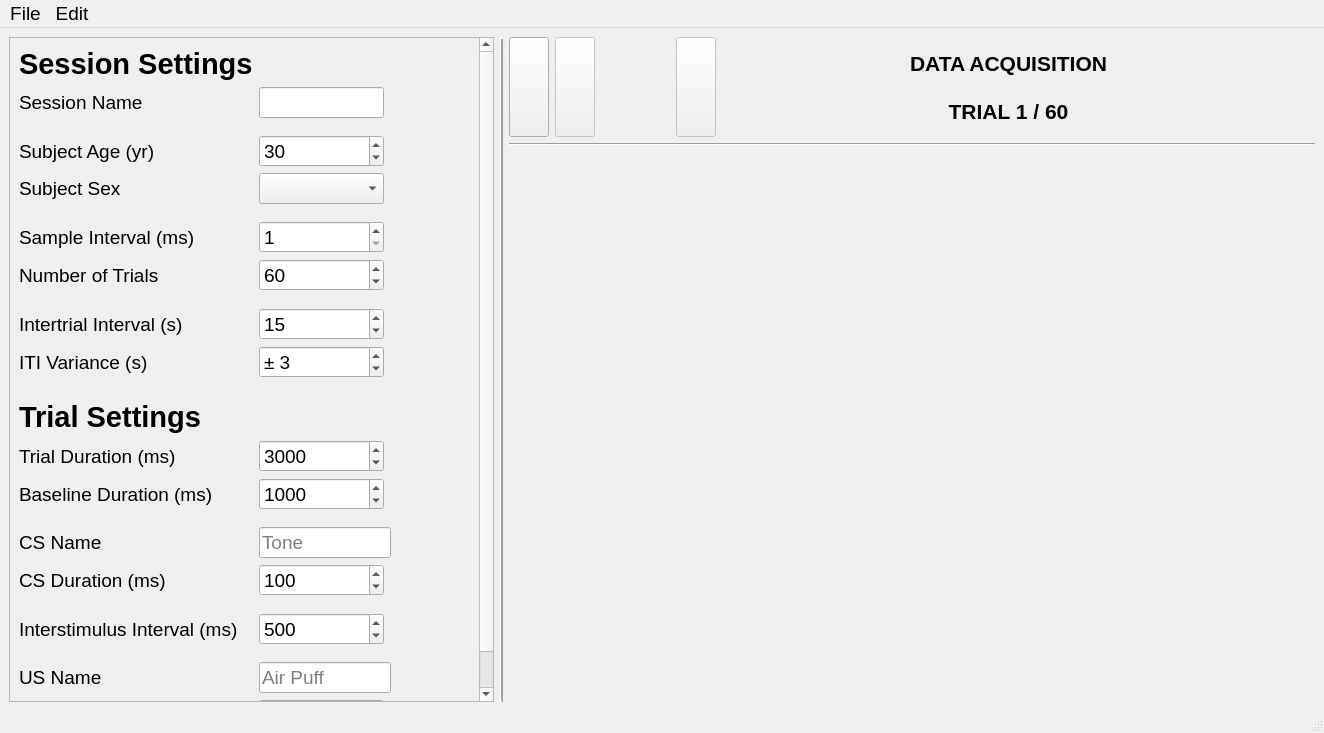
<?xml version="1.0" encoding="UTF-8"?>
<ui version="4.0">
 <class>MainWindow</class>
 <widget class="QMainWindow" name="MainWindow">
  <property name="geometry">
   <rect>
    <x>0</x>
    <y>0</y>
    <width>1324</width>
    <height>733</height>
   </rect>
  </property>
  <property name="font">
   <font>
    <family>MS Sans Serif</family>
   </font>
  </property>
  <property name="windowTitle">
   <string>Phoenix Conditioning Stimuli Device</string>
  </property>
  <widget class="QWidget" name="centralwidget">
   <layout class="QHBoxLayout" name="rootHorizontalLayout">
    <item>
     <widget class="QScrollArea" name="scrollArea">
      <property name="sizePolicy">
       <sizepolicy hsizetype="Fixed" vsizetype="Preferred">
        <horstretch>0</horstretch>
        <verstretch>0</verstretch>
       </sizepolicy>
      </property>
      <property name="minimumSize">
       <size>
        <width>485</width>
        <height>0</height>
       </size>
      </property>
      <property name="maximumSize">
       <size>
        <width>500</width>
        <height>16777215</height>
       </size>
      </property>
      <property name="focusPolicy">
       <enum>Qt::NoFocus</enum>
      </property>
      <property name="verticalScrollBarPolicy">
       <enum>Qt::ScrollBarAlwaysOn</enum>
      </property>
      <property name="horizontalScrollBarPolicy">
       <enum>Qt::ScrollBarAlwaysOff</enum>
      </property>
      <property name="widgetResizable">
       <bool>true</bool>
      </property>
      <widget class="QWidget" name="scrollAreaWidgetContents">
       <property name="geometry">
        <rect>
         <x>0</x>
         <y>0</y>
         <width>462</width>
         <height>801</height>
        </rect>
       </property>
       <layout class="QFormLayout" name="formLayout_2">
        <item row="0" column="0">
         <widget class="QLabel" name="sessionSettings">
          <property name="font">
           <font>
            <pointsize>22</pointsize>
            <weight>75</weight>
            <bold>true</bold>
           </font>
          </property>
          <property name="text">
           <string>Session Settings</string>
          </property>
         </widget>
        </item>
        <item row="2" column="0">
         <widget class="QLabel" name="sessionName">
          <property name="font">
           <font>
            <pointsize>14</pointsize>
           </font>
          </property>
          <property name="text">
           <string>Session Name</string>
          </property>
         </widget>
        </item>
        <item row="7" column="0">
         <widget class="QLabel" name="sampleIntervalLabel">
          <property name="font">
           <font>
            <pointsize>14</pointsize>
           </font>
          </property>
          <property name="text">
           <string>Sample Interval (ms)</string>
          </property>
         </widget>
        </item>
        <item row="7" column="1">
         <widget class="QSpinBox" name="sampleIntervalSpinBox">
          <property name="enabled">
           <bool>true</bool>
          </property>
          <property name="sizePolicy">
           <sizepolicy hsizetype="Maximum" vsizetype="Fixed">
            <horstretch>0</horstretch>
            <verstretch>0</verstretch>
           </sizepolicy>
          </property>
          <property name="minimumSize">
           <size>
            <width>125</width>
            <height>0</height>
           </size>
          </property>
          <property name="font">
           <font>
            <pointsize>14</pointsize>
           </font>
          </property>
          <property name="focusPolicy">
           <enum>Qt::StrongFocus</enum>
          </property>
          <property name="suffix">
           <string/>
          </property>
          <property name="minimum">
           <number>1</number>
          </property>
          <property name="maximum">
           <number>1000</number>
          </property>
          <property name="value">
           <number>1</number>
          </property>
         </widget>
        </item>
        <item row="8" column="0">
         <widget class="QLabel" name="trialCountLabel">
          <property name="font">
           <font>
            <pointsize>14</pointsize>
           </font>
          </property>
          <property name="text">
           <string>Number of Trials</string>
          </property>
         </widget>
        </item>
        <item row="8" column="1">
         <widget class="QSpinBox" name="trialCountSpinBox">
          <property name="sizePolicy">
           <sizepolicy hsizetype="Maximum" vsizetype="Fixed">
            <horstretch>0</horstretch>
            <verstretch>0</verstretch>
           </sizepolicy>
          </property>
          <property name="minimumSize">
           <size>
            <width>125</width>
            <height>0</height>
           </size>
          </property>
          <property name="maximumSize">
           <size>
            <width>125</width>
            <height>16777215</height>
           </size>
          </property>
          <property name="font">
           <font>
            <pointsize>14</pointsize>
           </font>
          </property>
          <property name="focusPolicy">
           <enum>Qt::StrongFocus</enum>
          </property>
          <property name="suffix">
           <string/>
          </property>
          <property name="minimum">
           <number>1</number>
          </property>
          <property name="maximum">
           <number>10000000</number>
          </property>
          <property name="singleStep">
           <number>5</number>
          </property>
          <property name="value">
           <number>60</number>
          </property>
         </widget>
        </item>
        <item row="9" column="0">
         <spacer name="itiSpacer">
          <property name="orientation">
           <enum>Qt::Vertical</enum>
          </property>
          <property name="sizeType">
           <enum>QSizePolicy::Fixed</enum>
          </property>
          <property name="sizeHint" stdset="0">
           <size>
            <width>20</width>
            <height>5</height>
           </size>
          </property>
         </spacer>
        </item>
        <item row="10" column="0">
         <widget class="QLabel" name="itiLabel">
          <property name="font">
           <font>
            <pointsize>14</pointsize>
           </font>
          </property>
          <property name="text">
           <string>Intertrial Interval (s)</string>
          </property>
         </widget>
        </item>
        <item row="10" column="1">
         <widget class="QSpinBox" name="itiSpinBox">
          <property name="sizePolicy">
           <sizepolicy hsizetype="Maximum" vsizetype="Fixed">
            <horstretch>0</horstretch>
            <verstretch>0</verstretch>
           </sizepolicy>
          </property>
          <property name="minimumSize">
           <size>
            <width>125</width>
            <height>0</height>
           </size>
          </property>
          <property name="font">
           <font>
            <pointsize>14</pointsize>
           </font>
          </property>
          <property name="focusPolicy">
           <enum>Qt::StrongFocus</enum>
          </property>
          <property name="suffix">
           <string/>
          </property>
          <property name="maximum">
           <number>9999</number>
          </property>
          <property name="value">
           <number>15</number>
          </property>
         </widget>
        </item>
        <item row="11" column="0">
         <widget class="QLabel" name="itiVarianceLabel">
          <property name="font">
           <font>
            <pointsize>14</pointsize>
           </font>
          </property>
          <property name="text">
           <string>ITI Variance (s)</string>
          </property>
         </widget>
        </item>
        <item row="11" column="1">
         <widget class="QSpinBox" name="itiVarianceSpinBox">
          <property name="sizePolicy">
           <sizepolicy hsizetype="Maximum" vsizetype="Fixed">
            <horstretch>0</horstretch>
            <verstretch>0</verstretch>
           </sizepolicy>
          </property>
          <property name="minimumSize">
           <size>
            <width>125</width>
            <height>0</height>
           </size>
          </property>
          <property name="font">
           <font>
            <pointsize>14</pointsize>
           </font>
          </property>
          <property name="focusPolicy">
           <enum>Qt::StrongFocus</enum>
          </property>
          <property name="suffix">
           <string/>
          </property>
          <property name="prefix">
           <string>± </string>
          </property>
          <property name="maximum">
           <number>9999</number>
          </property>
          <property name="value">
           <number>3</number>
          </property>
         </widget>
        </item>
        <item row="12" column="0">
         <spacer name="systemSettingsSpacer">
          <property name="orientation">
           <enum>Qt::Vertical</enum>
          </property>
          <property name="sizeType">
           <enum>QSizePolicy::Fixed</enum>
          </property>
          <property name="sizeHint" stdset="0">
           <size>
            <width>20</width>
            <height>10</height>
           </size>
          </property>
         </spacer>
        </item>
        <item row="13" column="0">
         <widget class="QLabel" name="trialSettings">
          <property name="font">
           <font>
            <pointsize>22</pointsize>
            <weight>75</weight>
            <bold>true</bold>
           </font>
          </property>
          <property name="text">
           <string>Trial Settings</string>
          </property>
         </widget>
        </item>
        <item row="14" column="0">
         <widget class="QLabel" name="trialDurationLabel">
          <property name="font">
           <font>
            <pointsize>14</pointsize>
           </font>
          </property>
          <property name="text">
           <string>Trial Duration (ms)</string>
          </property>
         </widget>
        </item>
        <item row="14" column="1">
         <widget class="QSpinBox" name="trialDurationSpinBox">
          <property name="sizePolicy">
           <sizepolicy hsizetype="Maximum" vsizetype="Fixed">
            <horstretch>0</horstretch>
            <verstretch>0</verstretch>
           </sizepolicy>
          </property>
          <property name="minimumSize">
           <size>
            <width>125</width>
            <height>0</height>
           </size>
          </property>
          <property name="font">
           <font>
            <pointsize>14</pointsize>
           </font>
          </property>
          <property name="focusPolicy">
           <enum>Qt::StrongFocus</enum>
          </property>
          <property name="suffix">
           <string/>
          </property>
          <property name="minimum">
           <number>0</number>
          </property>
          <property name="maximum">
           <number>10000000</number>
          </property>
          <property name="singleStep">
           <number>1000</number>
          </property>
          <property name="value">
           <number>3000</number>
          </property>
         </widget>
        </item>
        <item row="15" column="0">
         <widget class="QLabel" name="baselineDurationLabel">
          <property name="font">
           <font>
            <pointsize>14</pointsize>
           </font>
          </property>
          <property name="text">
           <string>Baseline Duration (ms)</string>
          </property>
         </widget>
        </item>
        <item row="15" column="1">
         <widget class="QSpinBox" name="baselineDurationSpinBox">
          <property name="sizePolicy">
           <sizepolicy hsizetype="Maximum" vsizetype="Fixed">
            <horstretch>0</horstretch>
            <verstretch>0</verstretch>
           </sizepolicy>
          </property>
          <property name="minimumSize">
           <size>
            <width>125</width>
            <height>0</height>
           </size>
          </property>
          <property name="font">
           <font>
            <pointsize>14</pointsize>
           </font>
          </property>
          <property name="focusPolicy">
           <enum>Qt::StrongFocus</enum>
          </property>
          <property name="suffix">
           <string/>
          </property>
          <property name="minimum">
           <number>0</number>
          </property>
          <property name="maximum">
           <number>10000000</number>
          </property>
          <property name="singleStep">
           <number>1000</number>
          </property>
          <property name="value">
           <number>1000</number>
          </property>
         </widget>
        </item>
        <item row="16" column="0">
         <spacer name="csSpacer">
          <property name="orientation">
           <enum>Qt::Vertical</enum>
          </property>
          <property name="sizeType">
           <enum>QSizePolicy::Fixed</enum>
          </property>
          <property name="sizeHint" stdset="0">
           <size>
            <width>20</width>
            <height>5</height>
           </size>
          </property>
         </spacer>
        </item>
        <item row="17" column="0">
         <widget class="QLabel" name="csNameLabel">
          <property name="font">
           <font>
            <pointsize>14</pointsize>
           </font>
          </property>
          <property name="text">
           <string>CS Name</string>
          </property>
         </widget>
        </item>
        <item row="17" column="1">
         <widget class="QLineEdit" name="csNameLineEdit">
          <property name="sizePolicy">
           <sizepolicy hsizetype="Maximum" vsizetype="Fixed">
            <horstretch>0</horstretch>
            <verstretch>0</verstretch>
           </sizepolicy>
          </property>
          <property name="minimumSize">
           <size>
            <width>1</width>
            <height>0</height>
           </size>
          </property>
          <property name="maximumSize">
           <size>
            <width>132</width>
            <height>16777215</height>
           </size>
          </property>
          <property name="font">
           <font>
            <pointsize>14</pointsize>
           </font>
          </property>
          <property name="focusPolicy">
           <enum>Qt::StrongFocus</enum>
          </property>
          <property name="text">
           <string/>
          </property>
          <property name="placeholderText">
           <string>Tone</string>
          </property>
         </widget>
        </item>
        <item row="18" column="0">
         <widget class="QLabel" name="csDurationLabel">
          <property name="font">
           <font>
            <pointsize>14</pointsize>
           </font>
          </property>
          <property name="text">
           <string>CS Duration (ms)</string>
          </property>
         </widget>
        </item>
        <item row="18" column="1">
         <widget class="QSpinBox" name="csDurationSpinBox">
          <property name="sizePolicy">
           <sizepolicy hsizetype="Maximum" vsizetype="Fixed">
            <horstretch>0</horstretch>
            <verstretch>0</verstretch>
           </sizepolicy>
          </property>
          <property name="minimumSize">
           <size>
            <width>125</width>
            <height>0</height>
           </size>
          </property>
          <property name="font">
           <font>
            <pointsize>14</pointsize>
           </font>
          </property>
          <property name="focusPolicy">
           <enum>Qt::StrongFocus</enum>
          </property>
          <property name="suffix">
           <string/>
          </property>
          <property name="minimum">
           <number>0</number>
          </property>
          <property name="maximum">
           <number>10000000</number>
          </property>
          <property name="singleStep">
           <number>100</number>
          </property>
          <property name="value">
           <number>100</number>
          </property>
         </widget>
        </item>
        <item row="19" column="0">
         <spacer name="isiSpacer">
          <property name="orientation">
           <enum>Qt::Vertical</enum>
          </property>
          <property name="sizeType">
           <enum>QSizePolicy::Fixed</enum>
          </property>
          <property name="sizeHint" stdset="0">
           <size>
            <width>20</width>
            <height>5</height>
           </size>
          </property>
         </spacer>
        </item>
        <item row="20" column="0">
         <widget class="QLabel" name="interstimulusIntervalLabel">
          <property name="font">
           <font>
            <pointsize>14</pointsize>
           </font>
          </property>
          <property name="text">
           <string>Interstimulus Interval (ms)</string>
          </property>
         </widget>
        </item>
        <item row="20" column="1">
         <widget class="QSpinBox" name="interstimulusIntervalSpinBox">
          <property name="sizePolicy">
           <sizepolicy hsizetype="Maximum" vsizetype="Fixed">
            <horstretch>0</horstretch>
            <verstretch>0</verstretch>
           </sizepolicy>
          </property>
          <property name="minimumSize">
           <size>
            <width>125</width>
            <height>0</height>
           </size>
          </property>
          <property name="font">
           <font>
            <pointsize>14</pointsize>
           </font>
          </property>
          <property name="focusPolicy">
           <enum>Qt::StrongFocus</enum>
          </property>
          <property name="suffix">
           <string/>
          </property>
          <property name="maximum">
           <number>10000000</number>
          </property>
          <property name="singleStep">
           <number>500</number>
          </property>
          <property name="value">
           <number>500</number>
          </property>
         </widget>
        </item>
        <item row="21" column="0">
         <spacer name="usSpacer">
          <property name="orientation">
           <enum>Qt::Vertical</enum>
          </property>
          <property name="sizeType">
           <enum>QSizePolicy::Fixed</enum>
          </property>
          <property name="sizeHint" stdset="0">
           <size>
            <width>20</width>
            <height>5</height>
           </size>
          </property>
         </spacer>
        </item>
        <item row="22" column="0">
         <widget class="QLabel" name="usNameLabel">
          <property name="font">
           <font>
            <family>MS Sans Serif</family>
            <pointsize>14</pointsize>
           </font>
          </property>
          <property name="text">
           <string>US Name</string>
          </property>
         </widget>
        </item>
        <item row="22" column="1">
         <widget class="QLineEdit" name="usNameLineEdit">
          <property name="sizePolicy">
           <sizepolicy hsizetype="Maximum" vsizetype="Fixed">
            <horstretch>0</horstretch>
            <verstretch>0</verstretch>
           </sizepolicy>
          </property>
          <property name="minimumSize">
           <size>
            <width>1</width>
            <height>0</height>
           </size>
          </property>
          <property name="maximumSize">
           <size>
            <width>132</width>
            <height>16777215</height>
           </size>
          </property>
          <property name="font">
           <font>
            <pointsize>14</pointsize>
           </font>
          </property>
          <property name="focusPolicy">
           <enum>Qt::StrongFocus</enum>
          </property>
          <property name="text">
           <string/>
          </property>
          <property name="placeholderText">
           <string>Air Puff</string>
          </property>
         </widget>
        </item>
        <item row="23" column="0">
         <widget class="QLabel" name="usDurationLabel">
          <property name="font">
           <font>
            <family>MS Sans Serif</family>
            <pointsize>14</pointsize>
           </font>
          </property>
          <property name="text">
           <string>US Duration (ms)</string>
          </property>
         </widget>
        </item>
        <item row="23" column="1">
         <widget class="QSpinBox" name="usDurationSpinBox">
          <property name="sizePolicy">
           <sizepolicy hsizetype="Maximum" vsizetype="Fixed">
            <horstretch>0</horstretch>
            <verstretch>0</verstretch>
           </sizepolicy>
          </property>
          <property name="minimumSize">
           <size>
            <width>125</width>
            <height>0</height>
           </size>
          </property>
          <property name="font">
           <font>
            <pointsize>14</pointsize>
           </font>
          </property>
          <property name="focusPolicy">
           <enum>Qt::StrongFocus</enum>
          </property>
          <property name="suffix">
           <string/>
          </property>
          <property name="minimum">
           <number>0</number>
          </property>
          <property name="maximum">
           <number>10000000</number>
          </property>
          <property name="singleStep">
           <number>100</number>
          </property>
          <property name="value">
           <number>100</number>
          </property>
         </widget>
        </item>
        <item row="4" column="0">
         <widget class="QLabel" name="subjectAgeLabel">
          <property name="font">
           <font>
            <pointsize>14</pointsize>
           </font>
          </property>
          <property name="text">
           <string>Subject Age (yr)</string>
          </property>
         </widget>
        </item>
        <item row="4" column="1">
         <widget class="QSpinBox" name="subjectAgeSpinBox">
          <property name="sizePolicy">
           <sizepolicy hsizetype="Maximum" vsizetype="Fixed">
            <horstretch>0</horstretch>
            <verstretch>0</verstretch>
           </sizepolicy>
          </property>
          <property name="minimumSize">
           <size>
            <width>125</width>
            <height>0</height>
           </size>
          </property>
          <property name="font">
           <font>
            <pointsize>14</pointsize>
           </font>
          </property>
          <property name="maximum">
           <number>999</number>
          </property>
          <property name="value">
           <number>30</number>
          </property>
         </widget>
        </item>
        <item row="5" column="0">
         <widget class="QLabel" name="subjectSexLabel">
          <property name="font">
           <font>
            <pointsize>14</pointsize>
           </font>
          </property>
          <property name="text">
           <string>Subject Sex</string>
          </property>
         </widget>
        </item>
        <item row="5" column="1">
         <widget class="QComboBox" name="subjectSexComboBox">
          <property name="sizePolicy">
           <sizepolicy hsizetype="Maximum" vsizetype="Fixed">
            <horstretch>0</horstretch>
            <verstretch>0</verstretch>
           </sizepolicy>
          </property>
          <property name="minimumSize">
           <size>
            <width>125</width>
            <height>0</height>
           </size>
          </property>
          <property name="font">
           <font>
            <pointsize>14</pointsize>
           </font>
          </property>
         </widget>
        </item>
        <item row="6" column="0">
         <spacer name="sampleIntervalSpacer">
          <property name="orientation">
           <enum>Qt::Vertical</enum>
          </property>
          <property name="sizeType">
           <enum>QSizePolicy::Fixed</enum>
          </property>
          <property name="sizeHint" stdset="0">
           <size>
            <width>20</width>
            <height>5</height>
           </size>
          </property>
         </spacer>
        </item>
        <item row="3" column="0">
         <spacer name="subjectAgeSpacer">
          <property name="orientation">
           <enum>Qt::Vertical</enum>
          </property>
          <property name="sizeType">
           <enum>QSizePolicy::Fixed</enum>
          </property>
          <property name="sizeHint" stdset="0">
           <size>
            <width>20</width>
            <height>5</height>
           </size>
          </property>
         </spacer>
        </item>
        <item row="2" column="1">
         <widget class="QLineEdit" name="sessionNameLineEdit">
          <property name="sizePolicy">
           <sizepolicy hsizetype="Maximum" vsizetype="Fixed">
            <horstretch>0</horstretch>
            <verstretch>0</verstretch>
           </sizepolicy>
          </property>
          <property name="minimumSize">
           <size>
            <width>1</width>
            <height>0</height>
           </size>
          </property>
          <property name="maximumSize">
           <size>
            <width>125</width>
            <height>16777215</height>
           </size>
          </property>
          <property name="font">
           <font>
            <pointsize>14</pointsize>
           </font>
          </property>
          <property name="maxLength">
           <number>12</number>
          </property>
         </widget>
        </item>
       </layout>
      </widget>
     </widget>
    </item>
    <item>
     <widget class="QFrame" name="middleVerticalLine">
      <property name="frameShape">
       <enum>QFrame::VLine</enum>
      </property>
      <property name="frameShadow">
       <enum>QFrame::Raised</enum>
      </property>
      <property name="lineWidth">
       <number>2</number>
      </property>
      <property name="midLineWidth">
       <number>0</number>
      </property>
     </widget>
    </item>
    <item>
     <layout class="QVBoxLayout" name="rightSide">
      <item>
       <layout class="QHBoxLayout" name="graphButtonLayout">
        <item>
         <widget class="QPushButton" name="lockButton">
          <property name="sizePolicy">
           <sizepolicy hsizetype="Fixed" vsizetype="Preferred">
            <horstretch>0</horstretch>
            <verstretch>0</verstretch>
           </sizepolicy>
          </property>
          <property name="focusPolicy">
           <enum>Qt::StrongFocus</enum>
          </property>
          <property name="text">
           <string/>
          </property>
          <property name="icon">
           <iconset>
            <normaloff>Images/Unlocked Button.png</normaloff>Images/Unlocked Button.png</iconset>
          </property>
          <property name="iconSize">
           <size>
            <width>100</width>
            <height>75</height>
           </size>
          </property>
         </widget>
        </item>
        <item>
         <widget class="QPushButton" name="playButton">
          <property name="enabled">
           <bool>false</bool>
          </property>
          <property name="sizePolicy">
           <sizepolicy hsizetype="Fixed" vsizetype="Preferred">
            <horstretch>0</horstretch>
            <verstretch>0</verstretch>
           </sizepolicy>
          </property>
          <property name="focusPolicy">
           <enum>Qt::StrongFocus</enum>
          </property>
          <property name="autoFillBackground">
           <bool>false</bool>
          </property>
          <property name="text">
           <string/>
          </property>
          <property name="icon">
           <iconset>
            <normaloff>Images/Play Button.png</normaloff>Images/Play Button.png</iconset>
          </property>
          <property name="iconSize">
           <size>
            <width>100</width>
            <height>75</height>
           </size>
          </property>
          <property name="checkable">
           <bool>false</bool>
          </property>
         </widget>
        </item>
        <item>
         <spacer name="stopButtonSpacer">
          <property name="orientation">
           <enum>Qt::Horizontal</enum>
          </property>
          <property name="sizeType">
           <enum>QSizePolicy::Fixed</enum>
          </property>
          <property name="sizeHint" stdset="0">
           <size>
            <width>75</width>
            <height>10</height>
           </size>
          </property>
         </spacer>
        </item>
        <item>
         <widget class="QPushButton" name="stopButton">
          <property name="enabled">
           <bool>false</bool>
          </property>
          <property name="sizePolicy">
           <sizepolicy hsizetype="Fixed" vsizetype="Preferred">
            <horstretch>0</horstretch>
            <verstretch>0</verstretch>
           </sizepolicy>
          </property>
          <property name="focusPolicy">
           <enum>Qt::ClickFocus</enum>
          </property>
          <property name="text">
           <string/>
          </property>
          <property name="icon">
           <iconset>
            <normaloff>Images/Stop Button.png</normaloff>Images/Stop Button.png</iconset>
          </property>
          <property name="iconSize">
           <size>
            <width>100</width>
            <height>75</height>
           </size>
          </property>
         </widget>
        </item>
        <item>
         <spacer name="modeSpacer">
          <property name="orientation">
           <enum>Qt::Horizontal</enum>
          </property>
          <property name="sizeHint" stdset="0">
           <size>
            <width>40</width>
            <height>20</height>
           </size>
          </property>
         </spacer>
        </item>
        <item>
         <widget class="QLabel" name="sessionInfoLabel">
          <property name="font">
           <font>
            <pointsize>16</pointsize>
            <weight>75</weight>
            <bold>true</bold>
           </font>
          </property>
          <property name="text">
           <string>DATA ACQUISITION

TRIAL 1 / 60</string>
          </property>
          <property name="alignment">
           <set>Qt::AlignCenter</set>
          </property>
         </widget>
        </item>
        <item>
         <spacer name="buttonBarHorizontalSpacer">
          <property name="orientation">
           <enum>Qt::Horizontal</enum>
          </property>
          <property name="sizeHint" stdset="0">
           <size>
            <width>40</width>
            <height>20</height>
           </size>
          </property>
         </spacer>
        </item>
        <item>
         <spacer name="buttonBarVerticalSpacer">
          <property name="orientation">
           <enum>Qt::Vertical</enum>
          </property>
          <property name="sizeType">
           <enum>QSizePolicy::Fixed</enum>
          </property>
          <property name="sizeHint" stdset="0">
           <size>
            <width>20</width>
            <height>100</height>
           </size>
          </property>
         </spacer>
        </item>
       </layout>
      </item>
      <item>
       <widget class="Line" name="horizontalLine">
        <property name="sizePolicy">
         <sizepolicy hsizetype="Expanding" vsizetype="Fixed">
          <horstretch>0</horstretch>
          <verstretch>0</verstretch>
         </sizepolicy>
        </property>
        <property name="orientation">
         <enum>Qt::Horizontal</enum>
        </property>
       </widget>
      </item>
      <item>
       <widget class="GraphicsLayoutWidget" name="graphWidget" native="true">
        <property name="sizePolicy">
         <sizepolicy hsizetype="Preferred" vsizetype="Expanding">
          <horstretch>0</horstretch>
          <verstretch>0</verstretch>
         </sizepolicy>
        </property>
       </widget>
      </item>
     </layout>
    </item>
   </layout>
  </widget>
  <widget class="QMenuBar" name="menubar">
   <property name="geometry">
    <rect>
     <x>0</x>
     <y>0</y>
     <width>1324</width>
     <height>37</height>
    </rect>
   </property>
   <property name="font">
    <font>
     <pointsize>14</pointsize>
    </font>
   </property>
   <widget class="QMenu" name="menuFile">
    <property name="title">
     <string>File</string>
    </property>
    <addaction name="actionOpen"/>
    <addaction name="separator"/>
    <addaction name="actionScreenCapture"/>
    <addaction name="actionPrint"/>
    <addaction name="separator"/>
    <addaction name="actionClose"/>
   </widget>
   <widget class="QMenu" name="menuEdit">
    <property name="title">
     <string>Edit</string>
    </property>
    <addaction name="actionDisplaySettings"/>
   </widget>
   <addaction name="menuFile"/>
   <addaction name="menuEdit"/>
  </widget>
  <widget class="QStatusBar" name="statusbar"/>
  <action name="actionOpen">
   <property name="text">
    <string>Open...</string>
   </property>
   <property name="font">
    <font>
     <pointsize>14</pointsize>
    </font>
   </property>
   <property name="shortcut">
    <string>Ctrl+O</string>
   </property>
  </action>
  <action name="actionPrint">
   <property name="text">
    <string>Print...</string>
   </property>
   <property name="font">
    <font>
     <pointsize>14</pointsize>
    </font>
   </property>
   <property name="shortcut">
    <string>Ctrl+P</string>
   </property>
  </action>
  <action name="actionClose">
   <property name="text">
    <string>Close Program</string>
   </property>
   <property name="font">
    <font>
     <pointsize>14</pointsize>
    </font>
   </property>
   <property name="shortcut">
    <string>Ctrl+C</string>
   </property>
  </action>
  <action name="actionDisplaySettings">
   <property name="text">
    <string>Display Settings...</string>
   </property>
   <property name="font">
    <font>
     <pointsize>14</pointsize>
    </font>
   </property>
   <property name="shortcut">
    <string>Ctrl+D</string>
   </property>
  </action>
  <action name="actionScreenCapture">
   <property name="text">
    <string>Screen Capture</string>
   </property>
   <property name="font">
    <font>
     <pointsize>14</pointsize>
    </font>
   </property>
   <property name="shortcut">
    <string>Ctrl+S</string>
   </property>
  </action>
 </widget>
 <customwidgets>
  <customwidget>
   <class>GraphicsLayoutWidget</class>
   <extends>QWidget</extends>
   <header>pyqtgraph</header>
   <container>1</container>
  </customwidget>
 </customwidgets>
 <tabstops>
  <tabstop>sessionNameLineEdit</tabstop>
  <tabstop>subjectAgeSpinBox</tabstop>
  <tabstop>subjectSexComboBox</tabstop>
  <tabstop>sampleIntervalSpinBox</tabstop>
  <tabstop>trialCountSpinBox</tabstop>
  <tabstop>itiSpinBox</tabstop>
  <tabstop>itiVarianceSpinBox</tabstop>
  <tabstop>trialDurationSpinBox</tabstop>
  <tabstop>baselineDurationSpinBox</tabstop>
  <tabstop>csNameLineEdit</tabstop>
  <tabstop>csDurationSpinBox</tabstop>
  <tabstop>interstimulusIntervalSpinBox</tabstop>
  <tabstop>usNameLineEdit</tabstop>
  <tabstop>usDurationSpinBox</tabstop>
  <tabstop>lockButton</tabstop>
  <tabstop>playButton</tabstop>
 </tabstops>
 <resources/>
 <connections/>
</ui>
